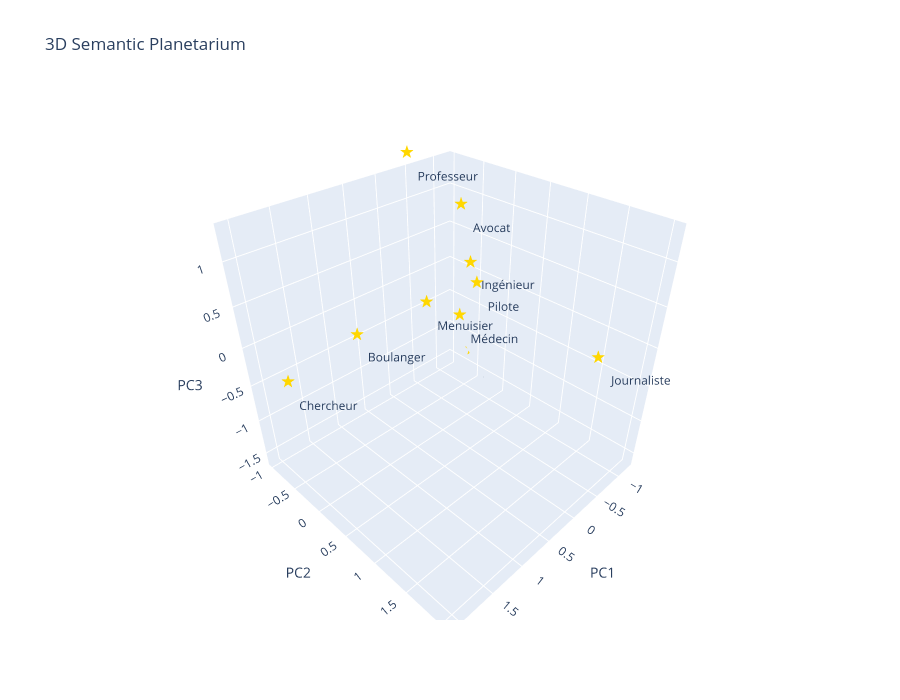

Notebook code for this chart:
### Code cell
#==============================================
# 5 Semantic Galaxy 3D
#================================================


icons = {
    obj["name"]: obj.get("emoji", "")
    for obj in scenario["objects"]
}


fig = plot_scene(
    df=df,
    title="3D Semantic Planetarium",
    icons=icons,
    show_labels=True,
    show_icons=False,
)


fig.show()

### Figure 1 — Plotly figure (JSON) as saved in the notebook; plotly's stock layout.template omitted (floating-point values rounded to 4 significant figures)
{"data": [{"hoverinfo": "text", "hovertext": ["🩺 <b>Médecin</b><br>PC1 : -0.60<br>PC2 : -0.24<br>PC3 : -0.64", "💉 <b>Infirmier</b><br>PC1 : -1.21<br>PC2 : -0.53<br>PC3 : -1.60", "👷 <b>Ingénieur</b><br>PC1 : -0.24<br>PC2 : 0.24<br>PC3 : 0.41", "🔬 <b>Chercheur</b><br>PC1 : 2.06<br>PC2 : -0.46<br>PC3 : -0.48", "👨🏫 <b>Professeur</b><br>PC1 : -0.43<br>PC2 : -0.98<br>PC3 : 1.30", "⚖️ <b>Avocat</b><br>PC1 : -0.84<br>PC2 : -0.45<br>PC3 : 0.72", "📰 <b>Journaliste</b><br>PC1 : -0.22<br>PC2 : 2.03<br>PC3 : 0.04", "🥖 <b>Boulanger</b><br>PC1 : 1.30<br>PC2 : -0.08<br>PC3 : -0.03", "🪚 <b>Menuisier</b><br>PC1 : 0.20<br>PC2 : -0.07<br>PC3 : -0.06", "✈️ <b>Pilote</b><br>PC1 : -0.02<br>PC2 : 0.53<br>PC3 : 0.35"], "mode": "text", "showlegend": false, "text": ["★", "★", "★", "★", "★", "★", "★", "★", "★", "★"], "textfont": {"color": "gold", "size": 18}, "type": "scatter3d", "x": [-0.6, -1.21, -0.24, 2.06, -0.43, -0.84, -0.22, 1.3, 0.2, -0.02], "y": [-0.24, -0.53, 0.24, -0.46, -0.98, -0.45, 2.03, -0.08, -0.07, 0.53], "z": [-0.64, -1.6, 0.41, -0.48, 1.3, 0.72, 0.04, -0.03, -0.06, 0.35]}, {"hoverinfo": "skip", "mode": "text", "showlegend": false, "text": ["Médecin", "Infirmier", "Ingénieur", "Chercheur", "Professeur", "Avocat", "Journaliste", "Boulanger", "Menuisier", "Pilote"], "textfont": {"size": 12}, "textposition": "middle right", "type": "scatter3d", "x": [-0.6, -1.21, -0.24, 2.06, -0.43, -0.84, -0.22, 1.3, 0.2, -0.02], "y": [-0.24, -0.53, 0.24, -0.46, -0.98, -0.45, 2.03, -0.08, -0.07, 0.53], "z": [-0.64, -1.6, 0.41, -0.48, 1.3, 0.72, 0.04, -0.03, -0.06, 0.35]}], "layout": {"height": 700, "scene": {"aspectmode": "cube", "xaxis": {"title": {"text": "PC1"}}, "yaxis": {"title": {"text": "PC2"}}, "zaxis": {"title": {"text": "PC3"}}}, "title": {"text": "3D Semantic Planetarium"}, "width": 900}}
